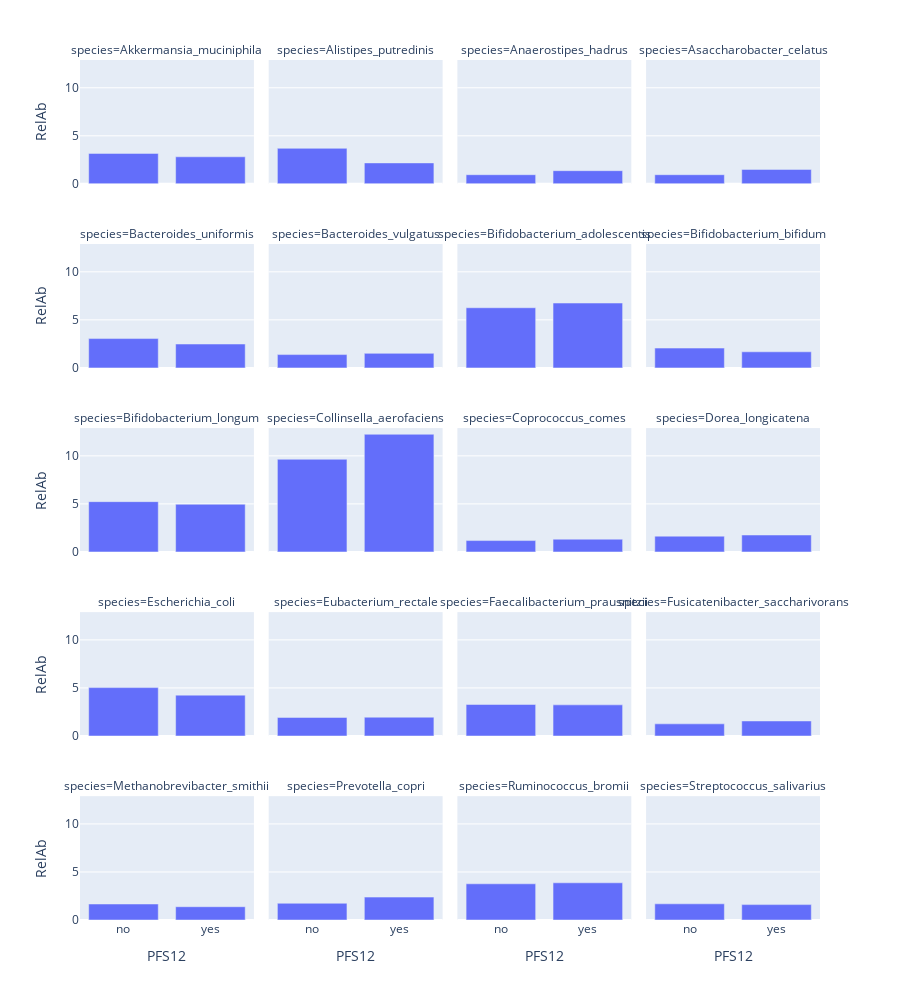

Notebook cell for this chart:
### Code cell
new_df = bar_df.groupby(['PFS12', 'species']).RelAb.mean().reset_index()
px.bar(new_df, x='PFS12', y= 'RelAb', facet_col='species', facet_col_wrap=4,  height=1000)

### Figure 1 — Plotly figure (JSON) as saved in the notebook; plotly's stock layout.template omitted (floating-point values rounded to 4 significant figures)
{"data": [{"alignmentgroup": "True", "hovertemplate": "species=Akkermansia_muciniphila<br>PFS12=%{x}<br>RelAb=%{y}<extra></extra>", "legendgroup": "", "marker": {"color": "#636efa", "pattern": {"shape": ""}}, "name": "", "offsetgroup": "", "orientation": "v", "showlegend": false, "textposition": "auto", "type": "bar", "x": ["no", "yes"], "xaxis": "x17", "y": [3.168, 2.816], "yaxis": "y17"}, {"alignmentgroup": "True", "hovertemplate": "species=Alistipes_putredinis<br>PFS12=%{x}<br>RelAb=%{y}<extra></extra>", "legendgroup": "", "marker": {"color": "#636efa", "pattern": {"shape": ""}}, "name": "", "offsetgroup": "", "orientation": "v", "showlegend": false, "textposition": "auto", "type": "bar", "x": ["no", "yes"], "xaxis": "x18", "y": [3.696, 2.177], "yaxis": "y18"}, {"alignmentgroup": "True", "hovertemplate": "species=Anaerostipes_hadrus<br>PFS12=%{x}<br>RelAb=%{y}<extra></extra>", "legendgroup": "", "marker": {"color": "#636efa", "pattern": {"shape": ""}}, "name": "", "offsetgroup": "", "orientation": "v", "showlegend": false, "textposition": "auto", "type": "bar", "x": ["no", "yes"], "xaxis": "x19", "y": [0.9497, 1.37], "yaxis": "y19"}, {"alignmentgroup": "True", "hovertemplate": "species=Asaccharobacter_celatus<br>PFS12=%{x}<br>RelAb=%{y}<extra></extra>", "legendgroup": "", "marker": {"color": "#636efa", "pattern": {"shape": ""}}, "name": "", "offsetgroup": "", "orientation": "v", "showlegend": false, "textposition": "auto", "type": "bar", "x": ["no", "yes"], "xaxis": "x20", "y": [0.9502, 1.501], "yaxis": "y20"}, {"alignmentgroup": "True", "hovertemplate": "species=Bacteroides_uniformis<br>PFS12=%{x}<br>RelAb=%{y}<extra></extra>", "legendgroup": "", "marker": {"color": "#636efa", "pattern": {"shape": ""}}, "name": "", "offsetgroup": "", "orientation": "v", "showlegend": false, "textposition": "auto", "type": "bar", "x": ["no", "yes"], "xaxis": "x13", "y": [3.05, 2.483], "yaxis": "y13"}, {"alignmentgroup": "True", "hovertemplate": "species=Bacteroides_vulgatus<br>PFS12=%{x}<br>RelAb=%{y}<extra></extra>", "legendgroup": "", "marker": {"color": "#636efa", "pattern": {"shape": ""}}, "name": "", "offsetgroup": "", "orientation": "v", "showlegend": false, "textposition": "auto", "type": "bar", "x": ["no", "yes"], "xaxis": "x14", "y": [1.384, 1.511], "yaxis": "y14"}, {"alignmentgroup": "True", "hovertemplate": "species=Bifidobacterium_adolescentis<br>PFS12=%{x}<br>RelAb=%{y}<extra></extra>", "legendgroup": "", "marker": {"color": "#636efa", "pattern": {"shape": ""}}, "name": "", "offsetgroup": "", "orientation": "v", "showlegend": false, "textposition": "auto", "type": "bar", "x": ["no", "yes"], "xaxis": "x15", "y": [6.258, 6.747], "yaxis": "y15"}, {"alignmentgroup": "True", "hovertemplate": "species=Bifidobacterium_bifidum<br>PFS12=%{x}<br>RelAb=%{y}<extra></extra>", "legendgroup": "", "marker": {"color": "#636efa", "pattern": {"shape": ""}}, "name": "", "offsetgroup": "", "orientation": "v", "showlegend": false, "textposition": "auto", "type": "bar", "x": ["no", "yes"], "xaxis": "x16", "y": [2.06, 1.674], "yaxis": "y16"}, {"alignmentgroup": "True", "hovertemplate": "species=Bifidobacterium_longum<br>PFS12=%{x}<br>RelAb=%{y}<extra></extra>", "legendgroup": "", "marker": {"color": "#636efa", "pattern": {"shape": ""}}, "name": "", "offsetgroup": "", "orientation": "v", "showlegend": false, "textposition": "auto", "type": "bar", "x": ["no", "yes"], "xaxis": "x9", "y": [5.232, 4.96], "yaxis": "y9"}, {"alignmentgroup": "True", "hovertemplate": "species=Collinsella_aerofaciens<br>PFS12=%{x}<br>RelAb=%{y}<extra></extra>", "legendgroup": "", "marker": {"color": "#636efa", "pattern": {"shape": ""}}, "name": "", "offsetgroup": "", "orientation": "v", "showlegend": false, "textposition": "auto", "type": "bar", "x": ["no", "yes"], "xaxis": "x10", "y": [9.642, 12.24], "yaxis": "y10"}, {"alignmentgroup": "True", "hovertemplate": "species=Coprococcus_comes<br>PFS12=%{x}<br>RelAb=%{y}<extra></extra>", "legendgroup": "", "marker": {"color": "#636efa", "pattern": {"shape": ""}}, "name": "", "offsetgroup": "", "orientation": "v", "showlegend": false, "textposition": "auto", "type": "bar", "x": ["no", "yes"], "xaxis": "x11", "y": [1.181, 1.326], "yaxis": "y11"}, {"alignmentgroup": "True", "hovertemplate": "species=Dorea_longicatena<br>PFS12=%{x}<br>RelAb=%{y}<extra></extra>", "legendgroup": "", "marker": {"color": "#636efa", "pattern": {"shape": ""}}, "name": "", "offsetgroup": "", "orientation": "v", "showlegend": false, "textposition": "auto", "type": "bar", "x": ["no", "yes"], "xaxis": "x12", "y": [1.64, 1.761], "yaxis": "y12"}, {"alignmentgroup": "True", "hovertemplate": "species=Escherichia_coli<br>PFS12=%{x}<br>RelAb=%{y}<extra></extra>", "legendgroup": "", "marker": {"color": "#636efa", "pattern": {"shape": ""}}, "name": "", "offsetgroup": "", "orientation": "v", "showlegend": false, "textposition": "auto", "type": "bar", "x": ["no", "yes"], "xaxis": "x5", "y": [5.032, 4.249], "yaxis": "y5"}, {"alignmentgroup": "True", "hovertemplate": "species=Eubacterium_rectale<br>PFS12=%{x}<br>RelAb=%{y}<extra></extra>", "legendgroup": "", "marker": {"color": "#636efa", "pattern": {"shape": ""}}, "name": "", "offsetgroup": "", "orientation": "v", "showlegend": false, "textposition": "auto", "type": "bar", "x": ["no", "yes"], "xaxis": "x6", "y": [1.929, 1.951], "yaxis": "y6"}, {"alignmentgroup": "True", "hovertemplate": "species=Faecalibacterium_prausnitzii<br>PFS12=%{x}<br>RelAb=%{y}<extra></extra>", "legendgroup": "", "marker": {"color": "#636efa", "pattern": {"shape": ""}}, "name": "", "offsetgroup": "", "orientation": "v", "showlegend": false, "textposition": "auto", "type": "bar", "x": ["no", "yes"], "xaxis": "x7", "y": [3.277, 3.236], "yaxis": "y7"}, {"alignmentgroup": "True", "hovertemplate": "species=Fusicatenibacter_saccharivorans<br>PFS12=%{x}<br>RelAb=%{y}<extra></extra>", "legendgroup": "", "marker": {"color": "#636efa", "pattern": {"shape": ""}}, "name": "", "offsetgroup": "", "orientation": "v", "showlegend": false, "textposition": "auto", "type": "bar", "x": ["no", "yes"], "xaxis": "x8", "y": [1.26, 1.56], "yaxis": "y8"}, {"alignmentgroup": "True", "hovertemplate": "species=Methanobrevibacter_smithii<br>PFS12=%{x}<br>RelAb=%{y}<extra></extra>", "legendgroup": "", "marker": {"color": "#636efa", "pattern": {"shape": ""}}, "name": "", "offsetgroup": "", "orientation": "v", "showlegend": false, "textposition": "auto", "type": "bar", "x": ["no", "yes"], "xaxis": "x", "y": [1.665, 1.381], "yaxis": "y"}, {"alignmentgroup": "True", "hovertemplate": "species=Prevotella_copri<br>PFS12=%{x}<br>RelAb=%{y}<extra></extra>", "legendgroup": "", "marker": {"color": "#636efa", "pattern": {"shape": ""}}, "name": "", "offsetgroup": "", "orientation": "v", "showlegend": false, "textposition": "auto", "type": "bar", "x": ["no", "yes"], "xaxis": "x2", "y": [1.742, 2.381], "yaxis": "y2"}, {"alignmentgroup": "True", "hovertemplate": "species=Ruminococcus_bromii<br>PFS12=%{x}<br>RelAb=%{y}<extra></extra>", "legendgroup": "", "marker": {"color": "#636efa", "pattern": {"shape": ""}}, "name": "", "offsetgroup": "", "orientation": "v", "showlegend": false, "textposition": "auto", "type": "bar", "x": ["no", "yes"], "xaxis": "x3", "y": [3.767, 3.871], "yaxis": "y3"}, {"alignmentgroup": "True", "hovertemplate": "species=Streptococcus_salivarius<br>PFS12=%{x}<br>RelAb=%{y}<extra></extra>", "legendgroup": "", "marker": {"color": "#636efa", "pattern": {"shape": ""}}, "name": "", "offsetgroup": "", "orientation": "v", "showlegend": false, "textposition": "auto", "type": "bar", "x": ["no", "yes"], "xaxis": "x4", "y": [1.684, 1.601], "yaxis": "y4"}], "layout": {"annotations": [{"font": {}, "showarrow": false, "text": "species=Methanobrevibacter_smithii", "x": 0.1175, "xanchor": "center", "xref": "paper", "y": 0.144, "yanchor": "bottom", "yref": "paper"}, {"font": {}, "showarrow": false, "text": "species=Prevotella_copri", "x": 0.3725, "xanchor": "center", "xref": "paper", "y": 0.144, "yanchor": "bottom", "yref": "paper"}, {"font": {}, "showarrow": false, "text": "species=Ruminococcus_bromii", "x": 0.6275, "xanchor": "center", "xref": "paper", "y": 0.144, "yanchor": "bottom", "yref": "paper"}, {"font": {}, "showarrow": false, "text": "species=Streptococcus_salivarius", "x": 0.8825, "xanchor": "center", "xref": "paper", "y": 0.144, "yanchor": "bottom", "yref": "paper"}, {"font": {}, "showarrow": false, "text": "species=Escherichia_coli", "x": 0.1175, "xanchor": "center", "xref": "paper", "y": 0.358, "yanchor": "bottom", "yref": "paper"}, {"font": {}, "showarrow": false, "text": "species=Eubacterium_rectale", "x": 0.3725, "xanchor": "center", "xref": "paper", "y": 0.358, "yanchor": "bottom", "yref": "paper"}, {"font": {}, "showarrow": false, "text": "species=Faecalibacterium_prausnitzii", "x": 0.6275, "xanchor": "center", "xref": "paper", "y": 0.358, "yanchor": "bottom", "yref": "paper"}, {"font": {}, "showarrow": false, "text": "species=Fusicatenibacter_saccharivorans", "x": 0.8825, "xanchor": "center", "xref": "paper", "y": 0.358, "yanchor": "bottom", "yref": "paper"}, {"font": {}, "showarrow": false, "text": "species=Bifidobacterium_longum", "x": 0.1175, "xanchor": "center", "xref": "paper", "y": 0.572, "yanchor": "bottom", "yref": "paper"}, {"font": {}, "showarrow": false, "text": "species=Collinsella_aerofaciens", "x": 0.3725, "xanchor": "center", "xref": "paper", "y": 0.572, "yanchor": "bottom", "yref": "paper"}, {"font": {}, "showarrow": false, "text": "species=Coprococcus_comes", "x": 0.6275, "xanchor": "center", "xref": "paper", "y": 0.572, "yanchor": "bottom", "yref": "paper"}, {"font": {}, "showarrow": false, "text": "species=Dorea_longicatena", "x": 0.8825, "xanchor": "center", "xref": "paper", "y": 0.572, "yanchor": "bottom", "yref": "paper"}, {"font": {}, "showarrow": false, "text": "species=Bacteroides_uniformis", "x": 0.1175, "xanchor": "center", "xref": "paper", "y": 0.786, "yanchor": "bottom", "yref": "paper"}, {"font": {}, "showarrow": false, "text": "species=Bacteroides_vulgatus", "x": 0.3725, "xanchor": "center", "xref": "paper", "y": 0.786, "yanchor": "bottom", "yref": "paper"}, {"font": {}, "showarrow": false, "text": "species=Bifidobacterium_adolescentis", "x": 0.6275, "xanchor": "center", "xref": "paper", "y": 0.786, "yanchor": "bottom", "yref": "paper"}, {"font": {}, "showarrow": false, "text": "species=Bifidobacterium_bifidum", "x": 0.8825, "xanchor": "center", "xref": "paper", "y": 0.786, "yanchor": "bottom", "yref": "paper"}, {"font": {}, "showarrow": false, "text": "species=Akkermansia_muciniphila", "x": 0.1175, "xanchor": "center", "xref": "paper", "y": 1, "yanchor": "bottom", "yref": "paper"}, {"font": {}, "showarrow": false, "text": "species=Alistipes_putredinis", "x": 0.3725, "xanchor": "center", "xref": "paper", "y": 1, "yanchor": "bottom", "yref": "paper"}, {"font": {}, "showarrow": false, "text": "species=Anaerostipes_hadrus", "x": 0.6275, "xanchor": "center", "xref": "paper", "y": 1, "yanchor": "bottom", "yref": "paper"}, {"font": {}, "showarrow": false, "text": "species=Asaccharobacter_celatus", "x": 0.8825, "xanchor": "center", "xref": "paper", "y": 1, "yanchor": "bottom", "yref": "paper"}], "barmode": "relative", "height": 1000, "legend": {"tracegroupgap": 0}, "margin": {"t": 60}, "xaxis": {"anchor": "y", "domain": [0, 0.235], "title": {"text": "PFS12"}}, "xaxis10": {"anchor": "y10", "domain": [0.255, 0.49], "matches": "x", "showticklabels": false}, "xaxis11": {"anchor": "y11", "domain": [0.51, 0.745], "matches": "x", "showticklabels": false}, "xaxis12": {"anchor": "y12", "domain": [0.765, 1.0], "matches": "x", "showticklabels": false}, "xaxis13": {"anchor": "y13", "domain": [0, 0.235], "matches": "x", "showticklabels": false}, "xaxis14": {"anchor": "y14", "domain": [0.255, 0.49], "matches": "x", "showticklabels": false}, "xaxis15": {"anchor": "y15", "domain": [0.51, 0.745], "matches": "x", "showticklabels": false}, "xaxis16": {"anchor": "y16", "domain": [0.765, 1.0], "matches": "x", "showticklabels": false}, "xaxis17": {"anchor": "y17", "domain": [0, 0.235], "matches": "x", "showticklabels": false}, "xaxis18": {"anchor": "y18", "domain": [0.255, 0.49], "matches": "x", "showticklabels": false}, "xaxis19": {"anchor": "y19", "domain": [0.51, 0.745], "matches": "x", "showticklabels": false}, "xaxis2": {"anchor": "y2", "domain": [0.255, 0.49], "matches": "x", "title": {"text": "PFS12"}}, "xaxis20": {"anchor": "y20", "domain": [0.765, 1.0], "matches": "x", "showticklabels": false}, "xaxis3": {"anchor": "y3", "domain": [0.51, 0.745], "matches": "x", "title": {"text": "PFS12"}}, "xaxis4": {"anchor": "y4", "domain": [0.765, 1.0], "matches": "x", "title": {"text": "PFS12"}}, "xaxis5": {"anchor": "y5", "domain": [0, 0.235], "matches": "x", "showticklabels": false}, "xaxis6": {"anchor": "y6", "domain": [0.255, 0.49], "matches": "x", "showticklabels": false}, "xaxis7": {"anchor": "y7", "domain": [0.51, 0.745], "matches": "x", "showticklabels": false}, "xaxis8": {"anchor": "y8", "domain": [0.765, 1.0], "matches": "x", "showticklabels": false}, "xaxis9": {"anchor": "y9", "domain": [0, 0.235], "matches": "x", "showticklabels": false}, "yaxis": {"anchor": "x", "domain": [0, 0.144], "title": {"text": "RelAb"}}, "yaxis10": {"anchor": "x10", "domain": [0.428, 0.572], "matches": "y", "showticklabels": false}, "yaxis11": {"anchor": "x11", "domain": [0.428, 0.572], "matches": "y", "showticklabels": false}, "yaxis12": {"anchor": "x12", "domain": [0.428, 0.572], "matches": "y", "showticklabels": false}, "yaxis13": {"anchor": "x13", "domain": [0.642, 0.786], "matches": "y", "title": {"text": "RelAb"}}, "yaxis14": {"anchor": "x14", "domain": [0.642, 0.786], "matches": "y", "showticklabels": false}, "yaxis15": {"anchor": "x15", "domain": [0.642, 0.786], "matches": "y", "showticklabels": false}, "yaxis16": {"anchor": "x16", "domain": [0.642, 0.786], "matches": "y", "showticklabels": false}, "yaxis17": {"anchor": "x17", "domain": [0.856, 1], "matches": "y", "title": {"text": "RelAb"}}, "yaxis18": {"anchor": "x18", "domain": [0.856, 1], "matches": "y", "showticklabels": false}, "yaxis19": {"anchor": "x19", "domain": [0.856, 1], "matches": "y", "showticklabels": false}, "yaxis2": {"anchor": "x2", "domain": [0, 0.144], "matches": "y", "showticklabels": false}, "yaxis20": {"anchor": "x20", "domain": [0.856, 1], "matches": "y", "showticklabels": false}, "yaxis3": {"anchor": "x3", "domain": [0, 0.144], "matches": "y", "showticklabels": false}, "yaxis4": {"anchor": "x4", "domain": [0, 0.144], "matches": "y", "showticklabels": false}, "yaxis5": {"anchor": "x5", "domain": [0.214, 0.358], "matches": "y", "title": {"text": "RelAb"}}, "yaxis6": {"anchor": "x6", "domain": [0.214, 0.358], "matches": "y", "showticklabels": false}, "yaxis7": {"anchor": "x7", "domain": [0.214, 0.358], "matches": "y", "showticklabels": false}, "yaxis8": {"anchor": "x8", "domain": [0.214, 0.358], "matches": "y", "showticklabels": false}, "yaxis9": {"anchor": "x9", "domain": [0.428, 0.572], "matches": "y", "title": {"text": "RelAb"}}}}
